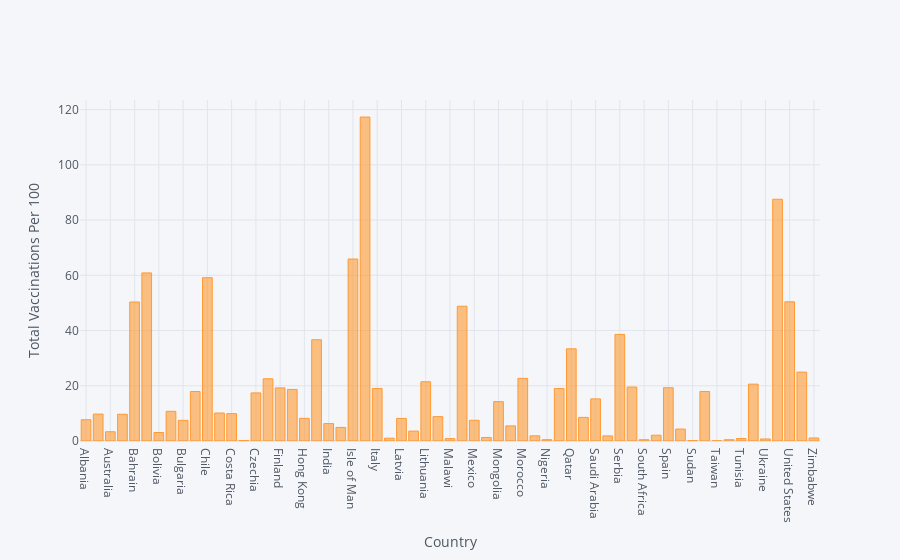

Here is the notebook cell this chart was saved with:
### Code cell
df.iplot(kind='bar',x='country',y='total_vaccinations_per_hundred',xTitle='Country',yTitle='Total Vaccinations Per 100')

### Figure 1 — Plotly figure (JSON) as saved in the notebook; plotly's stock layout.template omitted (floating-point values rounded to 4 significant figures)
{"data": [{"marker": {"color": "rgba(255, 153, 51, 0.6)", "line": {"color": "rgba(255, 153, 51, 1.0)", "width": 1}}, "name": "total_vaccinations_per_hundred", "orientation": "v", "text": "", "type": "bar", "x": ["Albania", "Argentina", "Australia", "Azerbaijan", "Bahrain", "Bhutan", "Bolivia", "Brazil", "Bulgaria", "Canada", "Chile", "China", "Costa Rica", "Cote d'Ivoire", "Czechia", "Estonia", "Finland", "Greece", "Hong Kong", "Hungary", "India", "Indonesia", "Isle of Man", "Israel", "Italy", "Japan", "Latvia", "Lebanon", "Lithuania", "Macao", "Malawi", "Maldives", "Mexico", "Moldova", "Mongolia", "Montenegro", "Morocco", "New Zealand", "Nigeria", "Portugal", "Qatar", "Russia", "Saudi Arabia", "Senegal", "Serbia", "Slovenia", "South Africa", "South Korea", "Spain", "Sri Lanka", "Sudan", "Sweden", "Taiwan", "Thailand", "Tunisia", "Turkey", "Ukraine", "United Arab Emirates", "United States", "Uruguay", "Zimbabwe"], "y": [7.7, 9.74, 3.35, 9.69, 50.33, 60.87, 3.07, 10.75, 7.48, 17.91, 59.13, 10.14, 9.91, 0.19, 17.41, 22.54, 19.23, 18.67, 8.21, 36.67, 6.31, 4.92, 65.9, 117.3, 19.04, 1.02, 8.18, 3.59, 21.45, 8.82, 0.86, 48.81, 7.5, 1.28, 14.24, 5.47, 22.69, 1.87, 0.47, 19.03, 33.38, 8.55, 15.25, 1.84, 38.59, 19.54, 0.46, 2.09, 19.29, 4.32, 0.15, 17.94, 0.08, 0.46, 0.89, 20.59, 0.73, 87.55, 50.41, 24.95, 1.09]}], "layout": {"legend": {"bgcolor": "#F5F6F9", "font": {"color": "#4D5663"}}, "paper_bgcolor": "#F5F6F9", "plot_bgcolor": "#F5F6F9", "title": {"font": {"color": "#4D5663"}}, "xaxis": {"gridcolor": "#E1E5ED", "showgrid": true, "tickfont": {"color": "#4D5663"}, "title": {"font": {"color": "#4D5663"}, "text": "Country"}, "zerolinecolor": "#E1E5ED"}, "yaxis": {"gridcolor": "#E1E5ED", "showgrid": true, "tickfont": {"color": "#4D5663"}, "title": {"font": {"color": "#4D5663"}, "text": "Total Vaccinations Per 100"}, "zerolinecolor": "#E1E5ED"}}}
